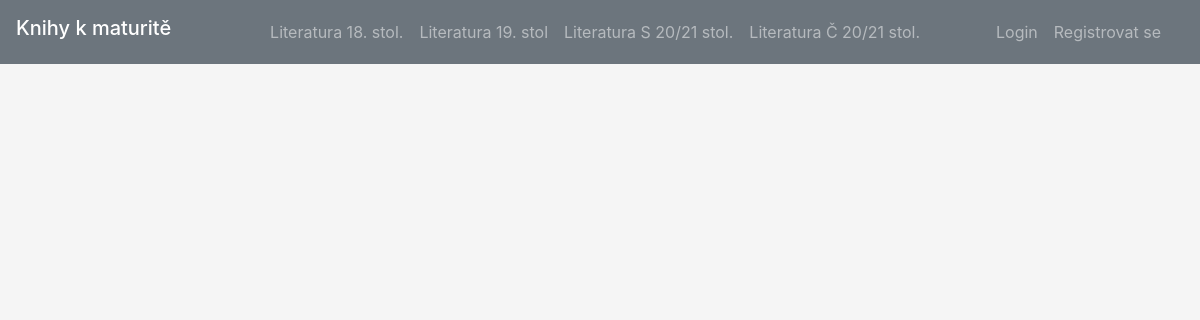
The page / on the database its author committed.
### tables this page shows
CREATE TABLE `menu` (
  `idmenu` int(11) NOT NULL,
  `categorie` varchar(50) NOT NULL
);

### application/controllers/Cetba_controller.php (called while the page is built, shortened)
<?php defined('BASEPATH') or exit('No direct script access allowed');
class Cetba_controller extends CI_Controller
{
    function  __construct()
    {
        $this->load->model('cetba_model');
        $this->load->library('session');
        $this->load->library('javascript');
        $this->load->library('form_validation');
        $this->load->library('email');
        $this->load->library(['ion_auth', 'form_validation']);
        $this->load->helper(['url', 'language']);
    }
    public function menu()
    {
        $data['polozky'] = $this->cetba_model->get_menu_kategorie();
        $this->load->view('layout/hlava', $data);
        $this->load->view('layout/pata');
    }
}

### index.php (called while the page is built, shortened)
<?php
require_once BASEPATH.'core/CodeIgniter.php';

### application/models/Cetba_model.php (called while the page is built, shortened)
<?php
class Cetba_model extends CI_Model {
    public function get_menu_kategorie(){
        $this->db->select('categorie, idmenu');
		$this->db->from('menu');
        $this->db->order_by('idmenu');
        $query = $this->db->get();
        return $query->result();
    }
}

### application/views/layout/hlava.php (the view, shortened to what this page needs)
<head>
   <link rel="stylesheet" href="https://stackpath.bootstrapcdn.com/bootstrap/4.3.1/css/bootstrap.min.css">
</head>
<body style="padding-top: 90; background-color: whitesmoke">
   <nav class="navbar navbar-expand-lg navbar-dark bg-secondary fixed-top">
   <h1 class="navbar-brand">Knihy k maturitě</h1>
       <div class="container">
               <div class="collapse navbar-collapse" id="navbarResponsive">
               <?php if($this->session->userdata('logged_in')){ ?>
                   <ul class="navbar-nav ml-auto">
                       <?php foreach($polozky as $p): ?>
                       <li class="nav-item">
                           <a class="nav-link" href="<?php echo base_url("stranka/".$p->idmenu)?>"><?= $p->categorie ?><span class="sr-only">(current)</span></a>
                       </li>
                       <?php endforeach; ?>
                   </ul>
                   <ul class="navbar-nav ml-auto">
                   <li class="nav-item">
                   <a class="nav-link" href="<?php echo base_url("auth/logout")?>">Odhlásit se</a>
                       </li>
                       <li class="nav-item">
                   <a class="nav-link" href="<?php echo base_url("formular")?>">Přidat knížku</a>
                       </li>
                  <?php }else{ ?>
                   <ul class="navbar-nav ml-auto">
                       <?php foreach($polozky as $p): ?>
                       <li class="nav-item">
                           <a class="nav-link" href="<?php echo base_url("stranka/".$p->idmenu)?>"><?= $p->categorie ?><span class="sr-only">(current)</span></a>
                       </li>
                       <?php endforeach; ?>
                   </ul>
                   <ul class="navbar-nav ml-auto">
                   <li class="nav-item">
                   <a class="nav-link" href="<?php echo base_url("auth/login")?>">Login</a>
                       </li>
                       <li class="nav-item">
                   <a class="nav-link" href="<?php echo base_url("auth/create_user")?>">Registrovat se</a>
                       </li>
                   </ul>
               <?php }?>
               </div>
       </div>
   </nav>

### rows shown on the page
menu: categorie "Literatura 18. stol."
menu: categorie "Literatura 19. stol"
menu: categorie "Literatura S 20/21 stol."
menu: categorie "Literatura Č 20/21 stol."
